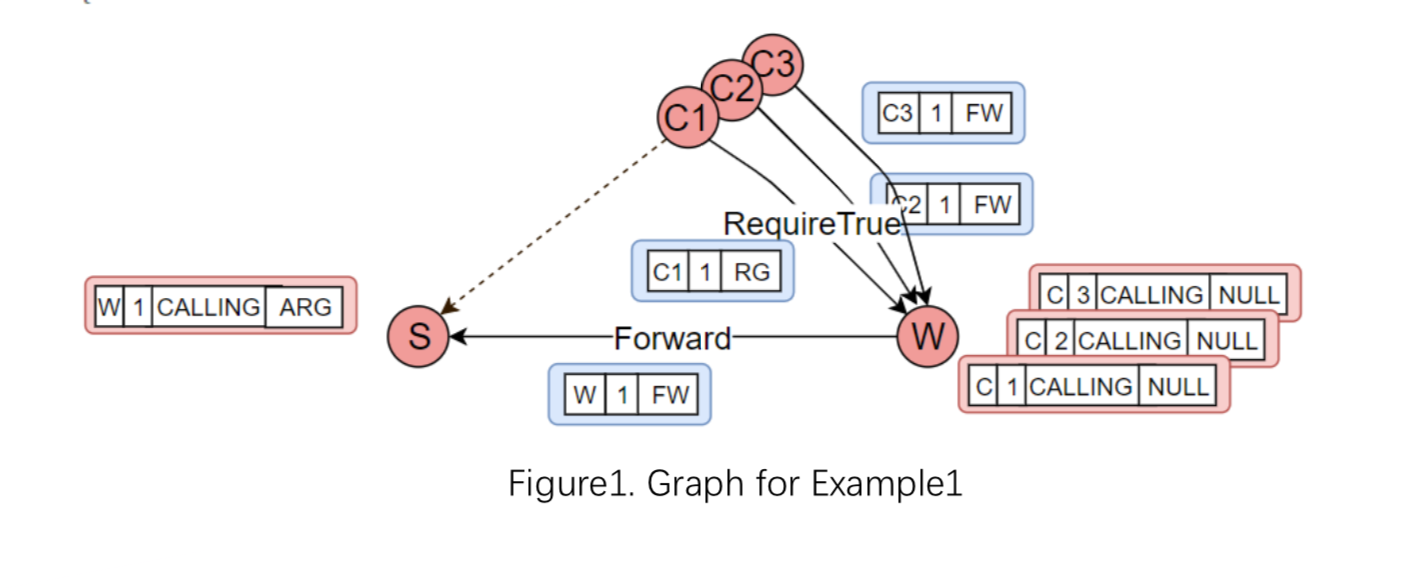
#> input picture image_digital_watermark/case1/out.png, 1418 x 588 px
$ python image_watermark_extract.py out.png out.png
#> lines starting #> are read from the running program, lines starting #| are printed output that depends on the picture
import cv2 as cv
import numpy
import hashlib
import sys

ColRange = 16
RowRange = 16


def hash(ID):
    hash_method = hashlib.sha256()
    hash_method.update(ID.encode('utf-8'))
    binary = []
    temp = []
    result = []
    str = hash_method.hexdigest()

    for i in str:
        if i >= '0' and i <= '9':
            b = ord(i) - 48
        else:
            b = ord(i) - 55
        while (len(temp) < 4):
            temp.append(b % 2)
            b //= 2
        while (len(temp) > 0):
            binary.append(temp.pop())

    result.append(str)
    result.append(binary)
    return result


def arnold(picture):
    An = numpy.zeros([height, width, 3])
    n = 2
    a = 3
    b = 5
    N = min(height, width)
    for i in range(1, 2):
        for y in range(N):
            for x in range(N):
                xx = (x + b * y) % N
                yy = (a * x + (a * b + 1) * y) % N
                An[yy][xx] = picture[y][x]
    if height > width:
        for y in range(N, height):
            for x in range(N):
                An[y][x] = picture[y][x]
    elif height < width:
        for y in range(N):
            for x in range(N, width):
                An[y][x] = picture[y][x]

    return An


def sha_extract(picture):
    s = ''
    count = 1
    num = 0
    for i in range(RowRange):
        for j in range(ColRange):
            if count == 4:
                count = 1
                num = num * 2 + picture[i, j][1] % 2
                if num <= 9:
                    s = s + chr(int(num + 48))
                else:

                    s = s + chr(int(num + 87))
                num = 0
            else:
                num = num * 2 + picture[i, j][1] % 2
                count += 1
    return s


#filePath = sys.argv[1]
#ID = sys.argv[2]

filePath = "./out.png"
ID = "zluvuno@gmail.com-JohnBezo@yahoo.com-2232"     # this one you input the initial Unicode which is then converted back into a Sha-256 hash


sha, info = hash(ID)
img = cv.imread(filePath)
#> img is the input picture: shape (588, 1418, 3); mean B, G, R 244.3, 243.9, 245.9
height = img.shape[0]
#> height = 588
width = img.shape[1]
#> width = 1418

if sha == sha_extract(arnold(img)):
#> after the loop in arnold, `for i in range(1, 2):`:
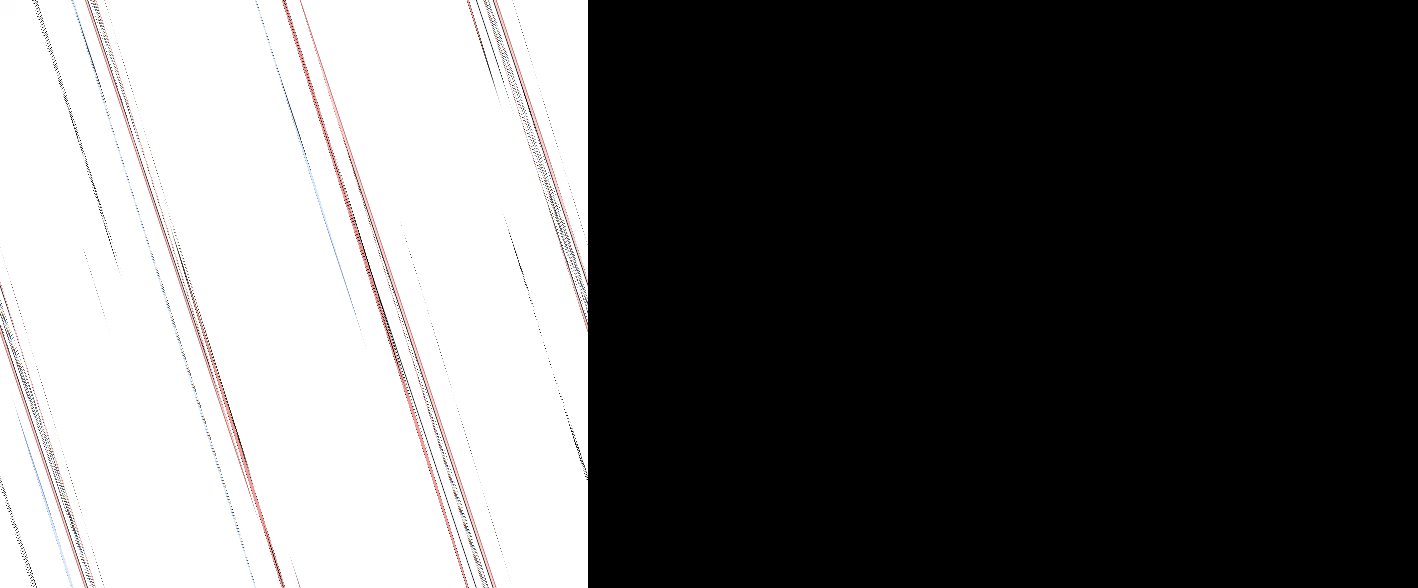
#> An: shape (588, 1418, 3) float64; mean B, G, R 103.6, 103.5, 104.1
#> after the loop in arnold, `for y in range(N):`:
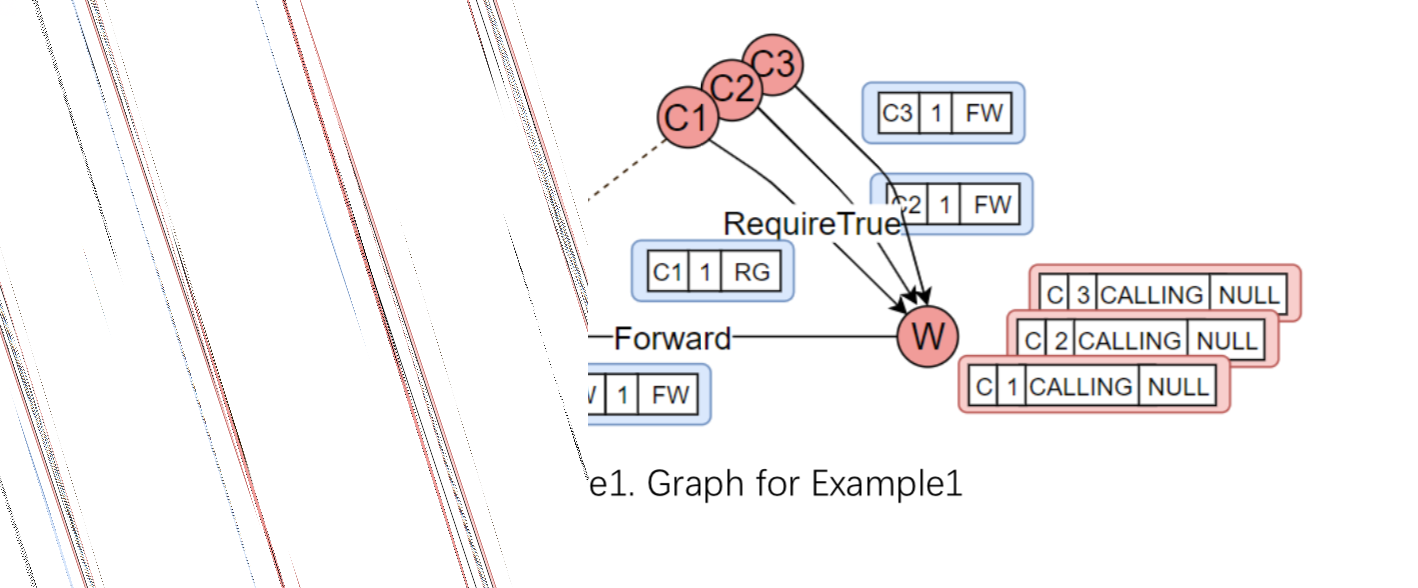
#> An: shape (588, 1418, 3) float64; mean B, G, R 244.3, 243.9, 245.9
#> in sha_extract, `s = ''`: s = ''
#> after the loop in sha_extract, `for i in range(RowRange):`: count = 1; num = 0
    print(sha)
    print(sha_extract(arnold(img)))
#> in arnold (call 2), `An = numpy.zeros([height, width, 3])`: An: shape (588, 1418, 3) float64; every value is 0
#| 711634fb9c2740e32f0773bf7f8ebe070bf0be862eeb6e9cd06a2a192173d8e4
    print("Copyright verified successfully")
else:
    print(sha)
    print(sha_extract(arnold(img)))
    print("Copyright verified unsuccessfully")
